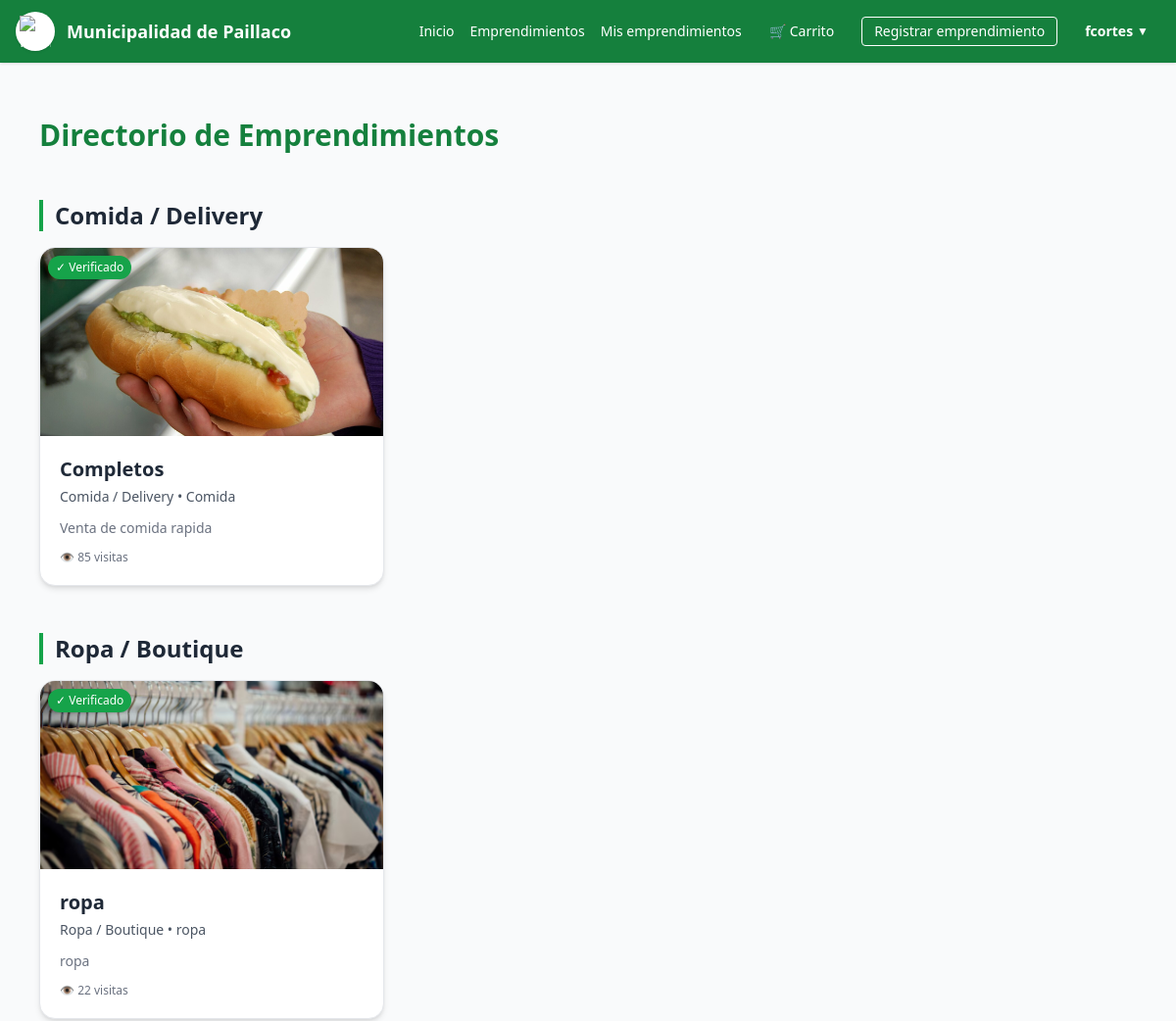
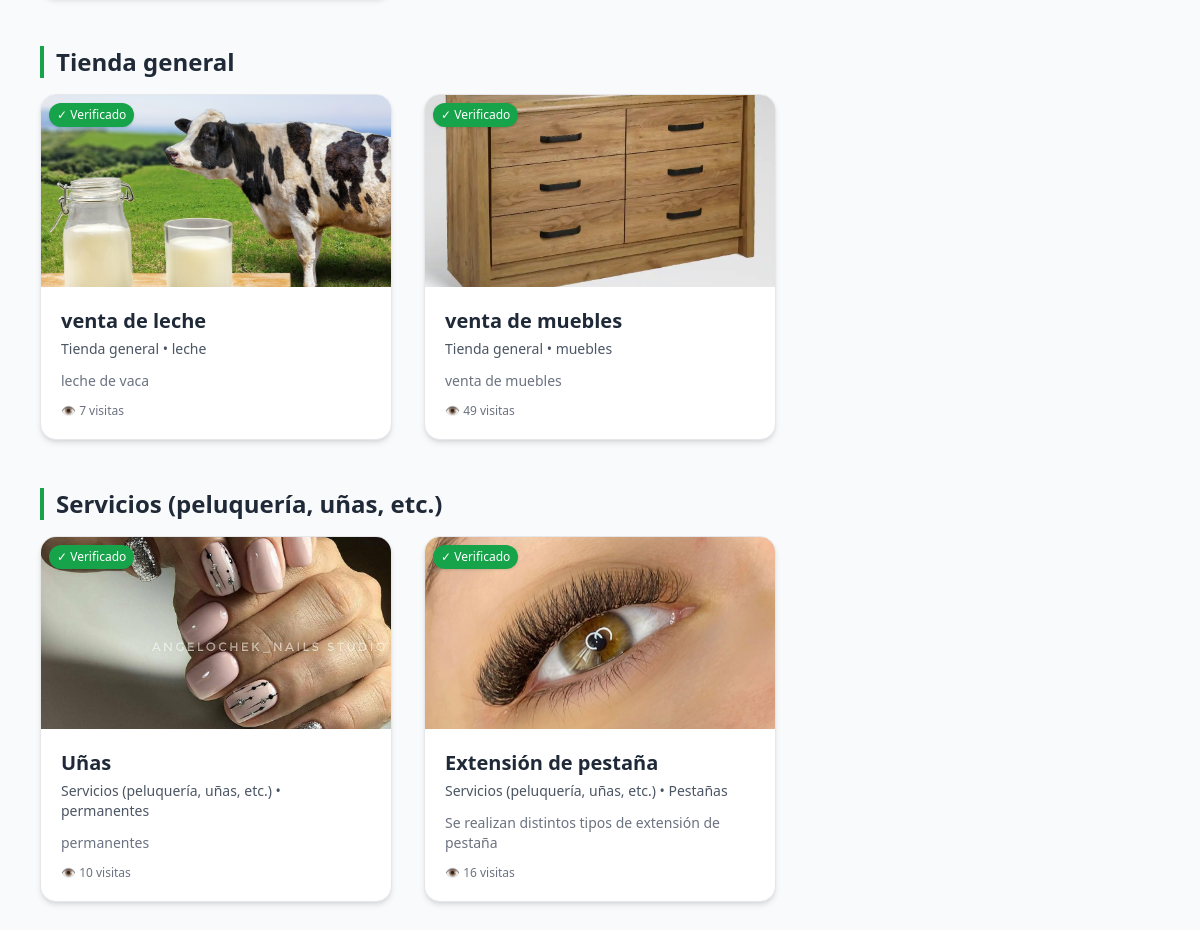
Page /directorio/ (signed in) on the committed database (2 pictures, top to bottom).
### accounts/models.py (models this page shows)
class User(AbstractUser):
    class Roles(models.TextChoices):
        CIUDADANO = "citizen", "Ciudadano"
        EMPRENDEDOR = "entrepreneur", "Emprendedor"
        ADMIN_MUNI = "admin_muni", "Admin. Municipal"
    role = models.CharField(
        max_length=20, choices=Roles.choices, default=Roles.CIUDADANO
    )

### marketplace/models.py (models this page shows, shortened)
class Emprendimiento(models.Model):
    CATEGORIAS = [
        ("comida", "Comida / Delivery"),
        ("ropa", "Ropa / Boutique"),
        ("tienda", "Tienda general"),
        ("alimentos", "Alimentos"),
        ("servicios", "Servicios (peluquería, uñas, etc.)"),
        ("otros", "Otros"),
    ]
    owner = models.ForeignKey(
        settings.AUTH_USER_MODEL,
        on_delete=models.CASCADE,
        related_name="emprendimientos"
    )
    nombre = models.CharField(max_length=150)
    categoria = models.CharField(max_length=30, choices=CATEGORIAS)
    rubro = models.CharField(max_length=150, blank=True)
    descripcion = models.TextField(blank=True)
    direccion = models.CharField(max_length=200, blank=True)
    telefono = models.CharField(max_length=30, blank=True)
    email_contacto = models.EmailField(blank=True)
    sitio_web = models.URLField(blank=True)
    imagen = models.ImageField(upload_to="emprendimientos/", blank=True, null=True)
    imagen1 = models.ImageField(upload_to="emprendimientos/", blank=True, null=True)
    imagen2 = models.ImageField(upload_to="emprendimientos/", blank=True, null=True)
    imagen3 = models.ImageField(upload_to="emprendimientos/", blank=True, null=True)
    permite_agendar = models.BooleanField(default=False)
    permite_compras = models.BooleanField(default=False)
    is_verified = models.BooleanField(default=False)
    visitas = models.IntegerField(default=0)
    creado_en = models.DateTimeField(auto_now_add=True)

### marketplace/views.py (the view)
# urls.py: path("directorio/", directory_view, name="directory"),
def directory_view(request):
    categorias = dict(Emprendimiento.CATEGORIAS)
    emprendimientos = Emprendimiento.objects.filter(is_verified=True)
    agrupados = {}
    for key, label in categorias.items():
        lista = emprendimientos.filter(categoria=key)
        if lista.exists():
            agrupados[label] = lista
    return render(
        request,
        "directory.html",
        {
            "agrupados": agrupados,
            "categorias": categorias,
            "emprendimientos": emprendimientos,
        },
    )

### marketplace/context_processors.py (called while the page is built)
def carrito_count(request):
    carrito = request.session.get("carrito", {})
    total = 0
    for item in carrito.values():
        cantidad = item.get("cantidad", 1)
        total += cantidad
    return {"carrito_count": total}

def carrito_context(request):
    count = 0
    if request.user.is_authenticated:
        count = CarritoItem.objects.filter(user=request.user).count()
    else:
        cart = request.session.get("cart", [])
        count = sum(item.get("cantidad", 1) for item in cart)
    return {"carrito_count": count}

### templates/directory.html (shortened to what this page needs)
{% extends "base.html" %}
{% block content %}
<div class="max-w-7xl mx-auto p-6">
    <h1 class="text-3xl font-bold text-green-700 mb-10">
        Directorio de Emprendimientos
    </h1>
    {% for categoria, lista in agrupados.items %}
    <h2 class="text-2xl font-bold text-gray-800 mt-12 mb-4 border-l-4 border-green-600 pl-3">
        {{ categoria }}
    </h2>
    <div class="grid sm:grid-cols-2 lg:grid-cols-3 gap-8">
        {% for e in lista %}
        <a href="{% url 'emprendimiento_detalle' e.pk %}"
           class="group block bg-white rounded-2xl border border-gray-200 shadow-md
                  overflow-hidden transition-all duration-300 hover:shadow-2xl hover:-translate-y-1">
            <div class="relative h-48 overflow-hidden bg-gray-100">
                {% if e.imagen %}
                    <img src="{{ e.imagen.url }}"
                        class="w-full h-full object-cover transition-transform duration-500 group-hover:scale-105">
                {% else %}
                    <div class="h-full w-full flex items-center justify-center text-gray-400">
                        Sin imagen
                    </div>
                {% endif %}
                {% if e.is_verified %}
                <span class="absolute top-2 left-2 bg-green-600 text-white text-xs px-2 py-1 rounded-xl shadow">
                    ✓ Verificado
                </span>
                {% endif %}
            </div>
            <div class="p-5">
                <h3 class="text-xl font-semibold text-gray-800 group-hover:text-green-700 transition">
                    {{ e.nombre }}
                </h3>
                <p class="text-sm text-gray-600 mt-1">
                    {{ e.get_categoria_display }}
                    {% if e.rubro %} • {{ e.rubro }}{% endif %}
                </p>
                {% if e.descripcion %}
                <p class="text-gray-500 text-sm mt-3 line-clamp-2">
                    {{ e.descripcion|truncatechars:90 }}
                </p>
                {% endif %}
                {% if e.visitas %}
                <p class="text-xs mt-3 text-gray-500 flex items-center gap-1">
                    👁 {{ e.visitas }} visitas
                </p>
                {% endif %}
            </div>
        </a>
        {% endfor %}
    </div>
    {% endfor %}
</div>
{% endblock %}

### templates/base.html (shortened to what this page needs)
{% load static %}
<!doctype html>
<html lang="es">
<head>
  <script src="https://cdn.tailwindcss.com"></script>
  <link rel="stylesheet" href="https://cdn.jsdelivr.net/npm/swiper@11/swiper-bundle.min.css" />
</head>
<body class="bg-gray-50 text-gray-900">
  <header class="bg-green-700 text-white shadow">
    <nav class="mx-auto max-w-7xl px-4 py-3 flex items-center justify-between">
      <a href="{% url 'home' %}" class="flex items-center gap-3">
        <div class="h-10 w-10 rounded-full bg-white flex items-center justify-center shadow">
          <img
            src="https://www.munipaillaco.cl/wp-content/themes/munipaillaco-theme/images/logo_muni_transparente.png"
            alt="Municipalidad de Paillaco"
            class="h-8 w-8 object-contain"
          />
        </div>
        <span class="font-semibold text-white text-lg">
          Municipalidad de Paillaco
        </span>
      </a>
      <div class="flex items-center gap-4 text-sm">
        <a href="{% url 'home' %}" class="hover:text-gray-200">Inicio</a>
        <a href="{% url 'directory' %}" class="hover:text-gray-200">Emprendimientos</a>
        {% if user.is_authenticated %}
          <a href="{% url 'mis_emprendimientos' %}" class="hover:text-gray-200">Mis emprendimientos</a>
          <a href="{% url 'ver_carrito' %}"
             class="flex items-center gap-1 px-3 py-1 rounded hover:bg-green-800">
            <span>🛒</span>
            {% if carrito_count and carrito_count > 0 %}
              <span>Carrito ({{ carrito_count }})</span>
            {% else %}
              <span>Carrito</span>
            {% endif %}
          </a>
          <a href="{% url 'emprendimiento_registrar' %}"
             class="px-3 py-1 border border-white rounded font-medium hover:bg-green-600 hover:text-white">
            Registrar emprendimiento
          </a>
          <div class="relative group">
            <button class="px-3 py-1 rounded hover:bg-green-800 flex items-center gap-1">
              <span class="font-semibold">{{ user.username }}</span>
              <span class="text-xs">▼</span>
            </button>
          </div>
        {% else %}
          <a href="/cuenta/ingresar/" class="px-3 py-1 rounded hover:bg-green-800">Ingresar</a>
          <a href="{% url 'signup' %}"
             class="px-3 py-1 bg-white text-green-700 rounded font-medium hover:bg-gray-100">
            Crear cuenta
          </a>
        {% endif %}
      </div>
    </nav>
  </header>
  <main class="mx-auto max-w-7xl px-4 py-8">
    {% block content %}{% endblock %}
  </main>
</body>
</html>

### rows in the picture
User: username "fcortes"
Emprendimiento: imagen (picture), is_verified "✓ Verificado", nombre "Completos", categoria "Comida / Delivery", rubro "Comida", descripcion "Venta de comida rapida", visitas "85"
Emprendimiento: imagen (picture), is_verified "✓ Verificado", nombre "ropa", categoria "Ropa / Boutique", rubro "ropa", descripcion "ropa", visitas "22"
Emprendimiento: imagen (picture), is_verified "✓ Verificado", nombre "venta de leche", categoria "Tienda general", rubro "leche", descripcion "leche de vaca", visitas "7"
Emprendimiento: imagen (picture), is_verified "✓ Verificado", nombre "venta de muebles", categoria "Tienda general", rubro "muebles", descripcion "venta de muebles", visitas "49"
Emprendimiento: imagen (picture), is_verified "✓ Verificado", nombre "Uñas", categoria "Servicios (peluquería, uñas, etc.)", rubro "permanentes", descripcion "permanentes", visitas "10"
Emprendimiento: imagen (picture), is_verified "✓ Verificado", nombre "Extensión de pestaña", categoria "Servicios (peluquería, uñas, etc.)", rubro "Pestañas", descripcion "Se realizan distintos tipos de extensión de pestaña", visitas "16"

### other values in the picture
{{ categoria }} "Comida / Delivery" "Ropa / Boutique" "Tienda general" "Servicios (peluquería, uñas, etc.)"
